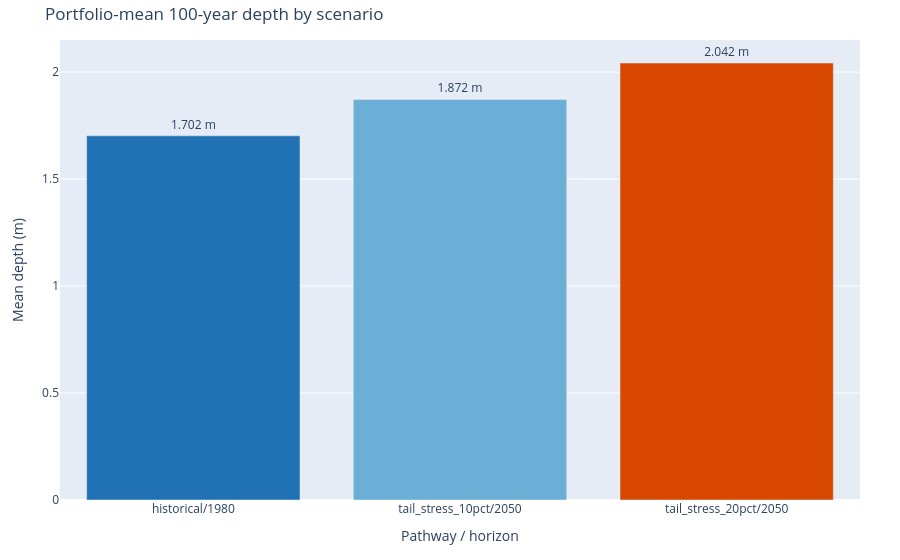

The notebook cell saved with this chart:
### Code cell
portfolio = (
    evaluated.groupby(["pathway", "horizon", "scenario_label"], as_index=False)
    .agg(mean_depth_m=(design_col, "mean"), total_depth_m=(design_col, "sum"))
    .sort_values(["horizon", "pathway"])
)
fig_port = go.Figure(
    go.Bar(
        x=portfolio["scenario_label"],
        y=portfolio["mean_depth_m"],
        marker_color=["#2171B5", "#6BAED6", "#D94801"],
        text=[f"{v:.3f} m" for v in portfolio["mean_depth_m"]],
        textposition="outside",
    )
)
fig_port.update_layout(
    title="Portfolio-mean 100-year depth by scenario",
    xaxis_title="Pathway / horizon",
    yaxis_title="Mean depth (m)",
    margin=dict(l=60, r=40, t=40, b=60),
)
fig_port.show()
portfolio

### Figure 1 — Plotly figure (JSON) as saved in the notebook; plotly's stock layout.template omitted (floating-point values rounded to 4 significant figures)
{"data": [{"marker": {"color": ["#2171B5", "#6BAED6", "#D94801"]}, "text": ["1.702 m", "1.872 m", "2.042 m"], "textposition": "outside", "type": "bar", "x": ["historical/1980", "tail_stress_10pct/2050", "tail_stress_20pct/2050"], "y": [1.702, 1.872, 2.042]}], "layout": {"margin": {"b": 60, "l": 60, "r": 40, "t": 40}, "title": {"text": "Portfolio-mean 100-year depth by scenario"}, "xaxis": {"title": {"text": "Pathway / horizon"}}, "yaxis": {"title": {"text": "Mean depth (m)"}}}}
